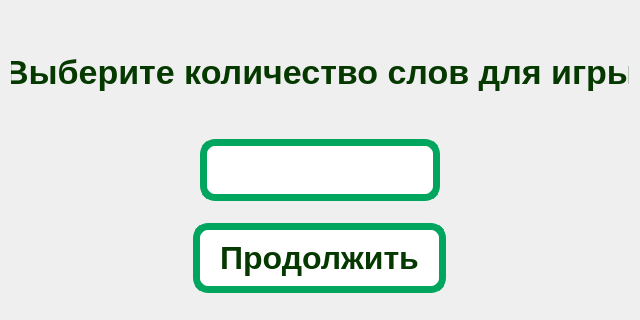
<?xml version="1.0" encoding="UTF-8"?>
<ui version="4.0">
 <class>SlotsSelector</class>
 <widget class="QWidget" name="SlotsSelector">
  <property name="geometry">
   <rect>
    <x>0</x>
    <y>0</y>
    <width>640</width>
    <height>320</height>
   </rect>
  </property>
  <property name="minimumSize">
   <size>
    <width>640</width>
    <height>320</height>
   </size>
  </property>
  <property name="maximumSize">
   <size>
    <width>640</width>
    <height>320</height>
   </size>
  </property>
  <property name="windowTitle">
   <string>Form</string>
  </property>
  <property name="styleSheet">
   <string notr="true">QPushButton{
	background: white;
	border: 7px solid #00A55E;
	border-radius: 15px;
	font-size: 32px;
	padding: 10px;
	font-weight: bold;
	color: #053900;
}

QPushButton::hover{
	background: #00A55E; 
	border: 7px solid #93B955; 
	border-radius: 15px; 
	font-size: 32px;
	font-weight: bold; 
	color: white;
}</string>
  </property>
  <layout class="QVBoxLayout" name="verticalLayout">
   <item>
    <widget class="QLabel" name="label">
     <property name="maximumSize">
      <size>
       <width>16777215</width>
       <height>90</height>
      </size>
     </property>
     <property name="styleSheet">
      <string notr="true">font-size: 34px;
font-weight: bold;
color: #053900;
background: transparent;
</string>
     </property>
     <property name="text">
      <string>Выберите количество слов для игры</string>
     </property>
     <property name="alignment">
      <set>Qt::AlignCenter</set>
     </property>
    </widget>
   </item>
   <item alignment="Qt::AlignHCenter">
    <widget class="QLineEdit" name="lineEdit">
     <property name="maximumSize">
      <size>
       <width>240</width>
       <height>16777215</height>
      </size>
     </property>
     <property name="styleSheet">
      <string notr="true">background: white;
border: 7px solid #00A55E;
border-radius: 15px;
padding: 7px;
font-size: 28px;
font-weight: bold;</string>
     </property>
    </widget>
   </item>
   <item alignment="Qt::AlignHCenter">
    <widget class="QPushButton" name="pushButton">
     <property name="maximumSize">
      <size>
       <width>254</width>
       <height>16777215</height>
      </size>
     </property>
     <property name="styleSheet">
      <string notr="true">padding-left: 20px;
padding-right: 20px;</string>
     </property>
     <property name="text">
      <string>Продолжить</string>
     </property>
    </widget>
   </item>
  </layout>
 </widget>
 <resources/>
 <connections/>
</ui>
